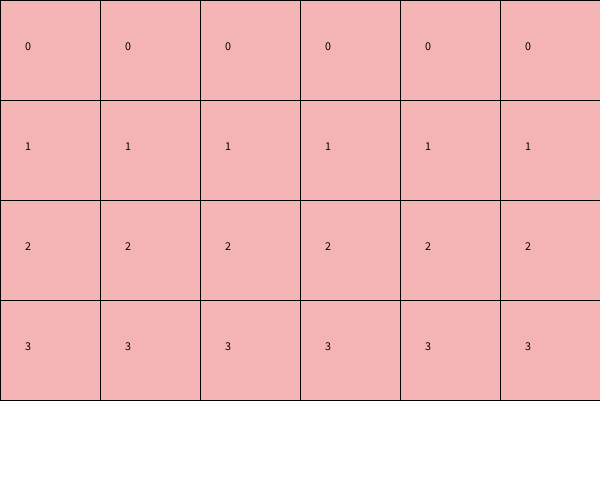
Frame 1 (no input)
Frame 60 (the mouse pressed at the canvas centre just before this capture): identical to frame 1, image omitted
Frame 120 (the mouse held since frame 60 and released just before this capture): identical to frame 1, image omitted

The Processing sketch that drew this single still picture (run headless with seeded random() and noise(); from frame 60 on, the mouse is pressed at the canvas centre):

// Processing sketch: week11_2_random_seat_array_value
// ── week11_2_random_seat_array_value.pde
///亂數決定位置
void setup(){
  size(600,500);
  for(int i=0;i<4;i++){
    for(int j=0;j<6;j++){
      value[i][j]=i;
    }
  }
}
int [][] value=new int[4][6];
void draw(){
  background(255);
  for(int i=0;i<4;i++){//y
    for(int j=0;j<6;j++){//x
      fill(#F5B4B4);rect(j*100,i*100,100,100);
      fill(0);text(value[i][j],j*100+25,i*100+50);
    }
  }
}
